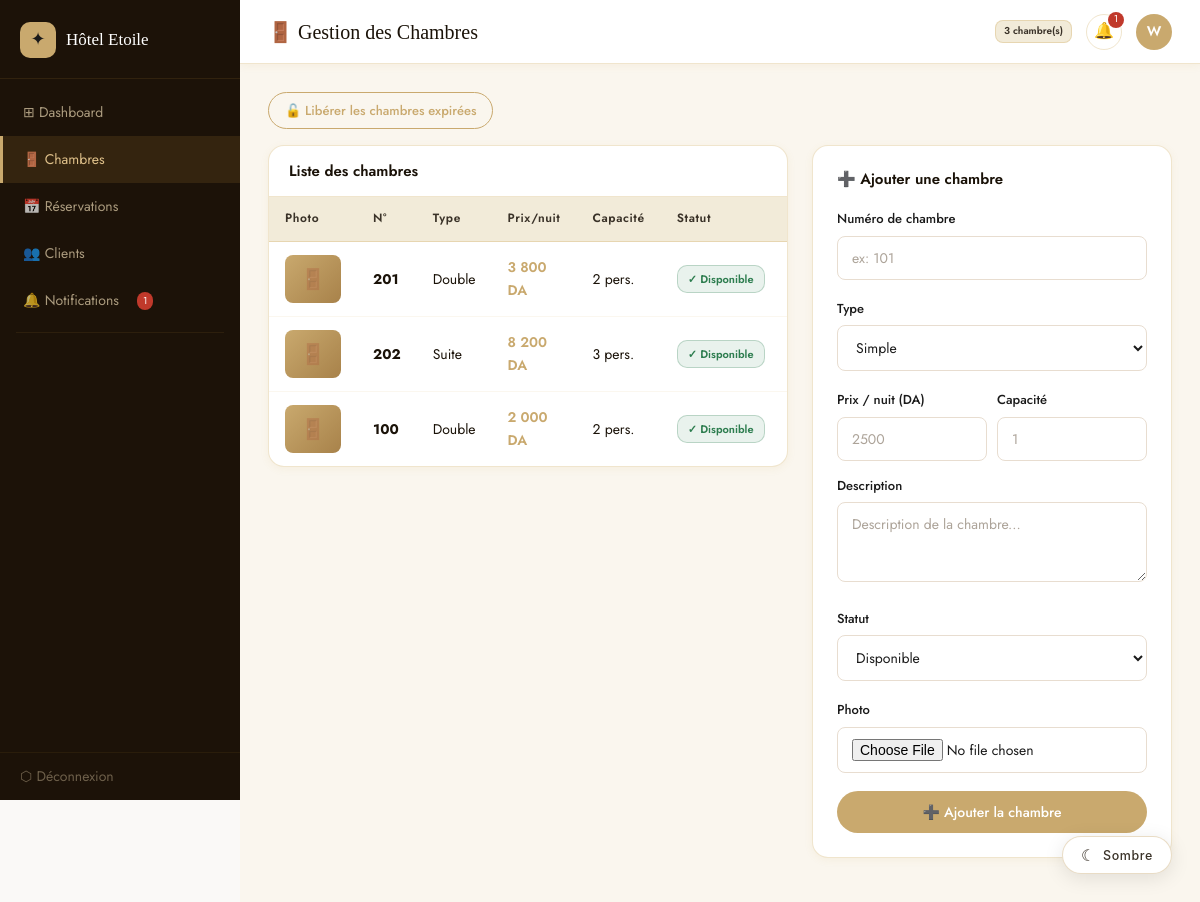
The app's page /rooms.php (signed in) with its own data.
### tables this page shows
CREATE TABLE `chambres` (
  `id` int(11) NOT NULL,
  `numero` varchar(20) NOT NULL,
  `type` varchar(50) NOT NULL DEFAULT 'Simple',
  `prix` decimal(10,2) NOT NULL,
  `capacite` int(11) NOT NULL DEFAULT 1,
  `description` text DEFAULT NULL,
  `image` varchar(255) DEFAULT NULL,
  `statut` enum('disponible','occupee','maintenance') DEFAULT 'disponible',
  `created_at` timestamp NOT NULL DEFAULT current_timestamp()
);

### notif_helper.php (called while the page is built, shortened)
<?php
function compterNotificationsNonLues($conn, $user_id) {
    $r = $conn->query("SELECT COUNT(*) FROM notifications WHERE user_id=$user_id AND lu=0");
    return $r->fetch_row()[0];
}
?>

### rooms.php (the view, shortened to what this page needs)
<?php
require_once 'database.php';
require_once 'notif_helper.php';
$chambres     = $conn->query("SELECT * FROM chambres ORDER BY created_at DESC")->fetch_all(MYSQLI_ASSOC);
$notifs_count = compterNotificationsNonLues($conn, $_SESSION['user_id']);
$statut_class = ['disponible'=>'badge-dispo','occupee'=>'badge-occupied','maintenance'=>'badge-maint'];
$statut_label = ['disponible'=>'✓ Disponible','occupee'=>'● Occupée','maintenance'=>'⚠ Maintenance'];
?>
<!DOCTYPE html>
<html lang="fr">
<head>
    <link rel="stylesheet" href="style.css">
    <link rel="stylesheet" href="theme.css">
</head>
<body>
<div class="sidebar" id="sidebar">
    <div class="sidebar-brand">
        <div class="sidebar-brand-icon">✦</div>
        <span>Hôtel Etoile</span>
    </div>
    <nav class="sidebar-nav">
        <a href="dashboard.php"   class="sidebar-link">⊞ Dashboard</a>
        <a href="rooms.php"       class="sidebar-link active">🚪 Chambres</a>
        <a href="reservation.php" class="sidebar-link">📅 Réservations</a>
        <a href="clients.php"     class="sidebar-link">👥 Clients</a>
        <a href="notifications.php" class="sidebar-link">
            🔔 Notifications
            <?php if ($notifs_count > 0): ?><span class="sidebar-badge"><?= $notifs_count ?></span><?php endif; ?>
        </a>
        <hr class="sidebar-sep">
    </nav>
    <a href="logout.php" class="sidebar-logout">⬡ Déconnexion</a>
</div>
<div class="admin-layout">
    <div class="topbar">
        <div style="display:flex;align-items:center;gap:8px;">
            <h5>🚪 Gestion des Chambres</h5>
        </div>
        <div class="topbar-right">
            <span class="badge badge-type"><?= count($chambres) ?> chambre(s)</span>
            <a href="notifications.php" class="notif-btn">
                🔔<?php if ($notifs_count > 0): ?><span class="notif-dot"><?= $notifs_count ?></span><?php endif; ?>
            </a>
            <div class="topbar-avatar"><?= strtoupper(substr($_SESSION['prenom'],0,1)) ?></div>
        </div>
    </div>
    <div class="admin-main">
        <a href="rooms.php?liberer=1" class="btn btn-outline-gold btn-sm" style="margin-bottom:16px;display:inline-flex;"
           onclick="return confirm('Libérer toutes les chambres dont la période est terminée ?')">
            🔓 Libérer les chambres expirées
        </a>
        <div class="rooms-form-grid" style="display:grid;grid-template-columns:1fr 360px;gap:24px;align-items:start">
            <div class="table-card">
                <div class="table-card-header">
                    <h6>Liste des chambres</h6>
                </div>
                <div style="overflow-x:auto">
                    <table class="he-table">
                        <thead>
                            <tr>
                                <th>Photo</th><th>N°</th><th>Type</th>
                                <th>Prix/nuit</th><th>Capacité</th><th>Statut</th><th>Actions</th>
                            </tr>
                        </thead>
                        <tbody>
                            <?php foreach ($chambres as $c): ?>
                            <tr>
                                <td>
                                    <?php if (!empty($c['image']) && file_exists("uploads/chambres/".$c['image'])): ?>
                                    <img src="uploads/chambres/<?= htmlspecialchars($c['image']) ?>" class="table-thumb">
                                    <?php else: ?>
                                    <div class="table-thumb-ph">🚪</div>
                                    <?php endif; ?>
                                </td>
                                <td><strong><?= htmlspecialchars($c['numero']) ?></strong></td>
                                <td><?= htmlspecialchars($c['type']) ?></td>
                                <td style="color:var(--gold);font-weight:600"><?= number_format($c['prix'],0,',',' ') ?> DA</td>
                                <td><?= $c['capacite'] ?> pers.</td>
                                <td><span class="badge <?= $statut_class[$c['statut']] ?>"><?= $statut_label[$c['statut']] ?></span></td>
                                <td>
                                </td>
                            </tr>
                            <?php endforeach; ?>
                        </tbody>
                    </table>
                </div>
            </div>
            <div class="form-card">
                <h6>➕ Ajouter une chambre</h6>
                <form method="POST" enctype="multipart/form-data">
                    <div class="form-group">
                        <label class="form-label">Numéro de chambre</label>
                        <input type="text" name="numero" class="form-control no-icon" placeholder="ex: 101" required>
                    </div>
                    <div class="form-group">
                        <label class="form-label">Type</label>
                        <select name="type" class="form-control">
                            <option value="Simple">Simple</option>
                        </select>
                    </div>
                    <div style="display:grid;grid-template-columns:1fr 1fr;gap:10px">
                        <div class="form-group" style="margin-bottom:0">
                            <label class="form-label">Prix / nuit (DA)</label>
                            <input type="number" name="prix" class="form-control no-icon" placeholder="2500" required>
                        </div>
                        <div class="form-group" style="margin-bottom:0">
                            <label class="form-label">Capacité</label>
                            <input type="number" name="capacite" class="form-control no-icon" placeholder="1" min="1" max="10" required>
                        </div>
                    </div>
                    <div class="form-group" style="margin-top:14px">
                        <label class="form-label">Description</label>
                        <textarea name="description" class="form-control" placeholder="Description de la chambre..."></textarea>
                    </div>
                    <div class="form-group">
                        <label class="form-label">Statut</label>
                        <select name="statut" class="form-control">
                            <option value="disponible">Disponible</option>
                        </select>
                    </div>
                    <div class="form-group">
                        <label class="form-label">Photo</label>
                        <input type="file" name="image" class="form-control no-icon" accept="image/*" onchange="previewImg(this, 'preview-add')">
                    </div>
                    <button type="submit" class="btn btn-gold btn-w100">➕ Ajouter la chambre</button>
                </form>
            </div>
        </div>
    </div>
</div>
</body>
</html>

### theme.css (style rules this page uses)
:root { --gold: #C9A96E; --gold-light: #DFC08A; --gold-dark: #A8824A; }
[data-theme="light"], :root:not([data-theme="dark"]) { --bg: #faf9f7; --bg-alt: #F7F3EC; --bg-card: #ffffff; --bg-panel: #ffffff; --bg-input: #ffffff; --bg-nav: rgba(253, 250, 245, 0.97); --text-main: #1a1a1a; --text-mid: #3A3228; --text-muted: #8A7D6E; --border: #E8DDD0; --border-focus: #C9A96E; --shadow: rgba(0, 0, 0, 0.07); --shadow-lg: rgba(0, 0, 0, 0.12); --hero-overlay: rgba(14, 12, 10, 0.55); --nav-text: #4a4a4a; --nav-link: #4a4a4a; --success-bg: #d4edda; --success-text: #155724; --danger-bg: #f8d7da; --danger-text: #721c24; --panel-left-bg: linear-gradient(160deg, #1C1915 0%, #2E2318 50%, #3D2B1F 100%); }
body { background: var(--bg) !important; color: var(--text-main) !important; transition: background 0.35s ease, color 0.35s ease; }
.form-control, .form-select, .form-input { background: var(--bg-input) !important; border-color: var(--border) !important; color: var(--text-main) !important; transition: background 0.35s ease, border-color 0.2s, color 0.35s ease; }
.form-control::placeholder, .form-input::placeholder { color: var(--text-muted) !important; opacity: 0.7; }
.form-label, .form-header h3, .form-header p, .room-name, .room-description, .feat-title, .section-title, .section-title:not(em) { color: var(--text-main) !important; }

### records on screen
chambres: numero "201", type "Double", prix "3 800", capacite "2", statut "✓ Disponible"
chambres: numero "202", type "Suite", prix "8 200", capacite "3", statut "✓ Disponible"
chambres: numero "100", type "Double", prix "2 000", capacite "2", statut "✓ Disponible"

### other values on screen
$notifs_count "1"
count($chambres) "3"
substr($_SESSION['prenom'],0,1) "W"
